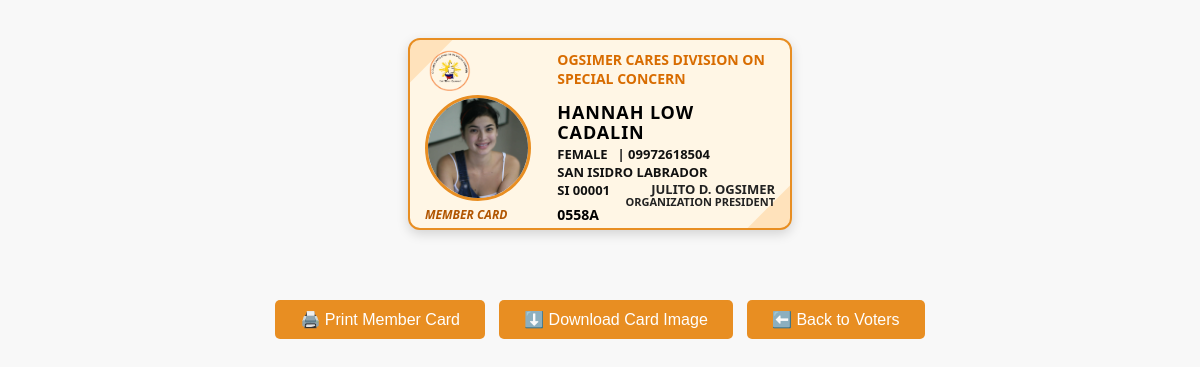
Page /view_voter.php?id=7 (signed in) on the committed database.
### tables this page shows
CREATE TABLE `voters` (
  `id` int(11) NOT NULL,
  `hhlsl` varchar(50) NOT NULL,
  `first_name` varchar(100) DEFAULT NULL,
  `last_name` varchar(100) DEFAULT NULL,
  `gender` enum('Male','Female') DEFAULT NULL,
  `birth_date` date DEFAULT NULL,
  `barangay` varchar(100) DEFAULT NULL,
  `precinct_number` varchar(50) DEFAULT NULL,
  `address` text DEFAULT NULL,
  `contact_number` varchar(20) DEFAULT NULL,
  `created_at` timestamp NOT NULL DEFAULT current_timestamp(),
  `profile_pic` varchar(255) DEFAULT NULL
);

### view_voter.php (the view, shortened to what this page needs)
<?php
require 'db.php';
$id = (int)$_GET['id'];
$stmt = $pdo->prepare("SELECT * FROM voters WHERE id = ?");
$stmt->execute([$id]);
$voter = $stmt->fetch();
$orgName = "OGSIMER CARES DIVISION ON SPECIAL CONCERN";
$presidentName = "JULITO D. OGSIMER";
$presidentTitle = "ORGANIZATION PRESIDENT";
$orgLogo = "assets/uploads/bg-logo.png";
?>
<!DOCTYPE html>
<html lang="en">
<head>
</head>
<body>
    <div id="card-screen">
        <div class="left-side">
            <img src="<?= htmlspecialchars($orgLogo) ?>" alt="Organization Logo" class="org-logo" />
            <?php if (!empty($voter['profile_pic'])): ?>
                <img src="uploads/<?= htmlspecialchars($voter['profile_pic']) ?>" alt="Member Photo" class="profile-pic" />
            <?php else: ?>
                <div class="no-photo">No Photo</div>
            <?php endif; ?>
            <div class="member-card-label">MEMBER CARD</div>
        </div>
        <div class="right-side">
            <div class="org-name"><?= htmlspecialchars(strtoupper($orgName)) ?></div>
            <h2 class="member-name"><?= htmlspecialchars(strtoupper($voter['first_name'] . ' ' . $voter['last_name'])) ?></h2>
            <div class="member-info-row">
                <div class="member-info"><?= htmlspecialchars(strtoupper($voter['gender'])) ?></div>
                <div class="member-info">| <?= htmlspecialchars($voter['contact_number']) ?></div>
            </div>
            <div class="member-info"><?= htmlspecialchars(strtoupper($voter['address'])) ?></div>
            <div class="member-info"><?= htmlspecialchars(strtoupper($voter['hhlsl'])) ?></div>
            <div class="member-number"><?= htmlspecialchars($voter['precinct_number']) ?></div>
            <div class="president">
                <div class="president-name"><?= htmlspecialchars(strtoupper($presidentName)) ?></div>
                <div><?= htmlspecialchars(strtoupper($presidentTitle)) ?></div>
            </div>
        </div>
    </div>
    <div class="no-print">
        <button onclick="window.print()">🖨️ Print Member Card</button>
        <button id="download-btn">⬇️ Download Card Image</button>
        <button onclick="window.location.href='voters.php'">⬅️ Back to Voters</button>
    </div>
</body>
</html>

### view_voter.php (style rules this page uses)
body { font-family: 'Segoe UI', Tahoma, Geneva, Verdana, sans-serif; background: #f8f8f8; padding: 30px; display: flex; flex-direction: column; align-items: center; }
#card-screen { width: 4in; height: 2in; background: #fff6e5; border: 2px solid #e88e22; border-radius: 12px; box-shadow: 0 4px 12px rgba(0,0,0,0.15); display: flex; padding: 10px 15px; box-sizing: border-box; position: relative; overflow: hidden; margin-bottom: 30px; -webkit-print-color-adjust: exact; print-color-adjust: exact; }
#card-screen::before, #card-screen::after { content: ''; position: absolute; width: 60px; height: 60px; background: rgba(255, 180, 90, 0.3); transform: rotate(45deg); z-index: 0; -webkit-print-color-adjust: exact; print-color-adjust: exact; }
#card-screen::before { top: -30px; left: -30px; }
#card-screen::after { bottom: -30px; right: -30px; }
.left-side { width: 35%; display: flex; flex-direction: column; align-items: flex-start; justify-content: center; position: relative; z-index: 1; }
.org-logo { width: 50px; height: 50px; object-fit: scale-down; border: none; margin-bottom: 0px; background: transparent; }
.profile-pic { width: 100px; height: 100px; border-radius: 50%; object-fit: cover; border: 3px solid #e88e22; background: white; }
.left-side .member-card-label { margin-top: 5px; font-style: italic; font-weight: bold; font-size: 12px; color: #b15500; }
.right-side { width: 65%; padding-left: 15px; position: relative; z-index: 1; }
.org-name { font-weight: 900; font-size: 14px; margin-bottom: 15px; color: #d86c00; }
.member-name { font-weight: 900; font-size: 18px; margin: 0; line-height: 1.1; letter-spacing: 0.05em; color: #000; }
.member-info-row { display: flex; gap: 10px; font-weight: 700; font-size: 13px; line-height: 1.0; color: #111; text-transform: uppercase; }
.member-info { margin-top: 5px; font-weight: 700; font-size: 13px; line-height: 1.0; color: #111; text-transform: uppercase; }
.member-number { font-weight: 700; font-size: 14px; margin-top: 8px; color: #000; }
.president { position: absolute; bottom: 10px; right: 0; text-align: right; font-weight: 700; font-size: 11px; color: #222; line-height: 1.1; }
.president-name { font-weight: 900; font-size: 13px; }
.no-print { margin-top: 40px; text-align: center; }
.no-print button { font-size: 16px; padding: 10px 25px; cursor: pointer; background: #e88e22; color: white; border: none; border-radius: 5px; transition: background 0.3s ease; margin: 0 5px; }

### rows in the picture
voters: profile_pic (picture), first_name+last_name "HANNAH LOW CADALIN", gender "FEMALE", contact_number "09972618504", address "SAN ISIDRO LABRADOR", hhlsl "SI 00001", precinct_number "0558A"

### other values in the picture
$orgName "OGSIMER CARES DIVISION ON SPECIAL CONCERN"
$presidentName "JULITO D. OGSIMER"
$presidentTitle "ORGANIZATION PRESIDENT"
